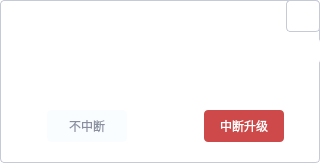
<?xml version="1.0" encoding="UTF-8"?>
<ui version="4.0">
 <class>BubbleTipsWidget</class>
 <widget class="QWidget" name="BubbleTipsWidget">
  <property name="geometry">
   <rect>
    <x>0</x>
    <y>0</y>
    <width>320</width>
    <height>163</height>
   </rect>
  </property>
  <property name="sizePolicy">
   <sizepolicy hsizetype="Fixed" vsizetype="Fixed">
    <horstretch>0</horstretch>
    <verstretch>0</verstretch>
   </sizepolicy>
  </property>
  <property name="minimumSize">
   <size>
    <width>320</width>
    <height>163</height>
   </size>
  </property>
  <property name="maximumSize">
   <size>
    <width>320</width>
    <height>163</height>
   </size>
  </property>
  <property name="windowTitle">
   <string>Form</string>
  </property>
  <property name="styleSheet">
   <string notr="true">background-color: rgb(255, 255, 255);
color: #8A8FA0;
border: 0.5px solid #C6C9D7;
border-radius: 4px;</string>
  </property>
  <layout class="QGridLayout" name="gridLayout">
   <property name="topMargin">
    <number>0</number>
   </property>
   <property name="rightMargin">
    <number>0</number>
   </property>
   <item row="0" column="3" alignment="Qt::AlignRight|Qt::AlignTop">
    <widget class="QPushButton" name="btnClose">
     <property name="sizePolicy">
      <sizepolicy hsizetype="Fixed" vsizetype="Fixed">
       <horstretch>0</horstretch>
       <verstretch>0</verstretch>
      </sizepolicy>
     </property>
     <property name="minimumSize">
      <size>
       <width>32</width>
       <height>32</height>
      </size>
     </property>
     <property name="styleSheet">
      <string notr="true">QPushButton{
border-image: url(:/image/images2/icon_close.png);
color: gray;
}

QPushButton:hover{
border-image: url(:/image/images2/icon_close.png);

}

QPushButton:pressed{
border-image: url(:/image/images2/icon_close.png);
}</string>
     </property>
     <property name="text">
      <string/>
     </property>
    </widget>
   </item>
   <item row="3" column="0" colspan="2" alignment="Qt::AlignHCenter">
    <widget class="QPushButton" name="btnCancel">
     <property name="sizePolicy">
      <sizepolicy hsizetype="Fixed" vsizetype="Fixed">
       <horstretch>0</horstretch>
       <verstretch>0</verstretch>
      </sizepolicy>
     </property>
     <property name="minimumSize">
      <size>
       <width>80</width>
       <height>32</height>
      </size>
     </property>
     <property name="styleSheet">
      <string notr="true">background-color: rgb(250, 253, 255);
border:none;</string>
     </property>
     <property name="text">
      <string>不中断</string>
     </property>
    </widget>
   </item>
   <item row="3" column="2" colspan="2" alignment="Qt::AlignHCenter">
    <widget class="QPushButton" name="btnInterrupt">
     <property name="sizePolicy">
      <sizepolicy hsizetype="Fixed" vsizetype="Fixed">
       <horstretch>0</horstretch>
       <verstretch>0</verstretch>
      </sizepolicy>
     </property>
     <property name="minimumSize">
      <size>
       <width>80</width>
       <height>32</height>
      </size>
     </property>
     <property name="styleSheet">
      <string notr="true">color: rgb(255, 255, 255);
border:none;
background-color: rgb(206, 73, 73);</string>
     </property>
     <property name="text">
      <string>中断升级</string>
     </property>
    </widget>
   </item>
   <item row="2" column="1">
    <spacer name="verticalSpacer">
     <property name="orientation">
      <enum>Qt::Vertical</enum>
     </property>
     <property name="sizeType">
      <enum>QSizePolicy::Fixed</enum>
     </property>
     <property name="sizeHint" stdset="0">
      <size>
       <width>20</width>
       <height>40</height>
      </size>
     </property>
    </spacer>
   </item>
   <item row="4" column="0">
    <spacer name="verticalSpacer_2">
     <property name="orientation">
      <enum>Qt::Vertical</enum>
     </property>
     <property name="sizeType">
      <enum>QSizePolicy::Fixed</enum>
     </property>
     <property name="sizeHint" stdset="0">
      <size>
       <width>20</width>
       <height>10</height>
      </size>
     </property>
    </spacer>
   </item>
   <item row="1" column="0" colspan="4">
    <widget class="QLabel" name="label">
     <property name="minimumSize">
      <size>
       <width>0</width>
       <height>22</height>
      </size>
     </property>
     <property name="styleSheet">
      <string notr="true">border:none;</string>
     </property>
     <property name="text">
      <string/>
     </property>
     <property name="alignment">
      <set>Qt::AlignCenter</set>
     </property>
    </widget>
   </item>
  </layout>
 </widget>
 <resources/>
 <connections/>
</ui>
